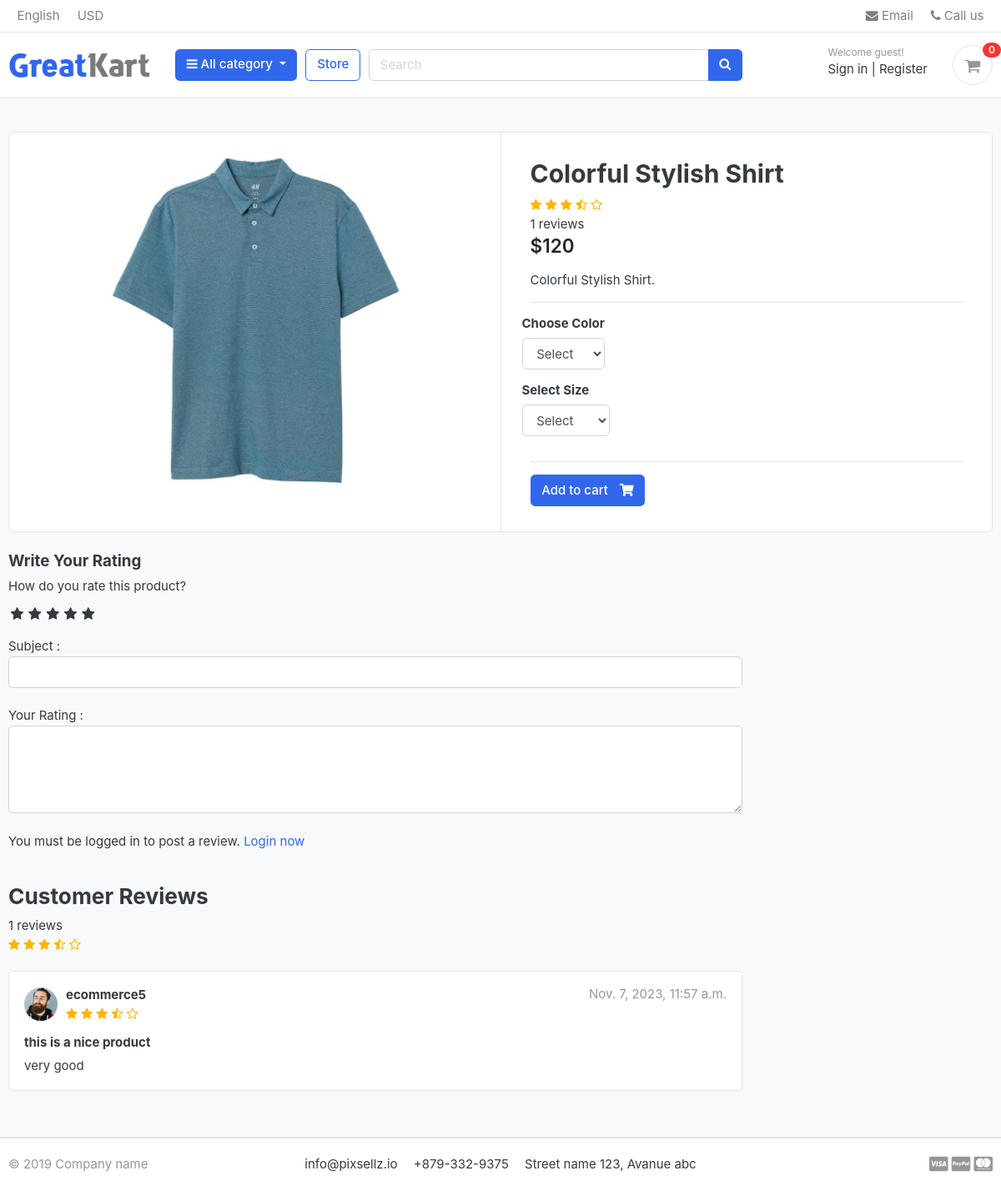
The page /store/category/t-shirt/colorful-stylish-shirt/ on the database as committed earlier.
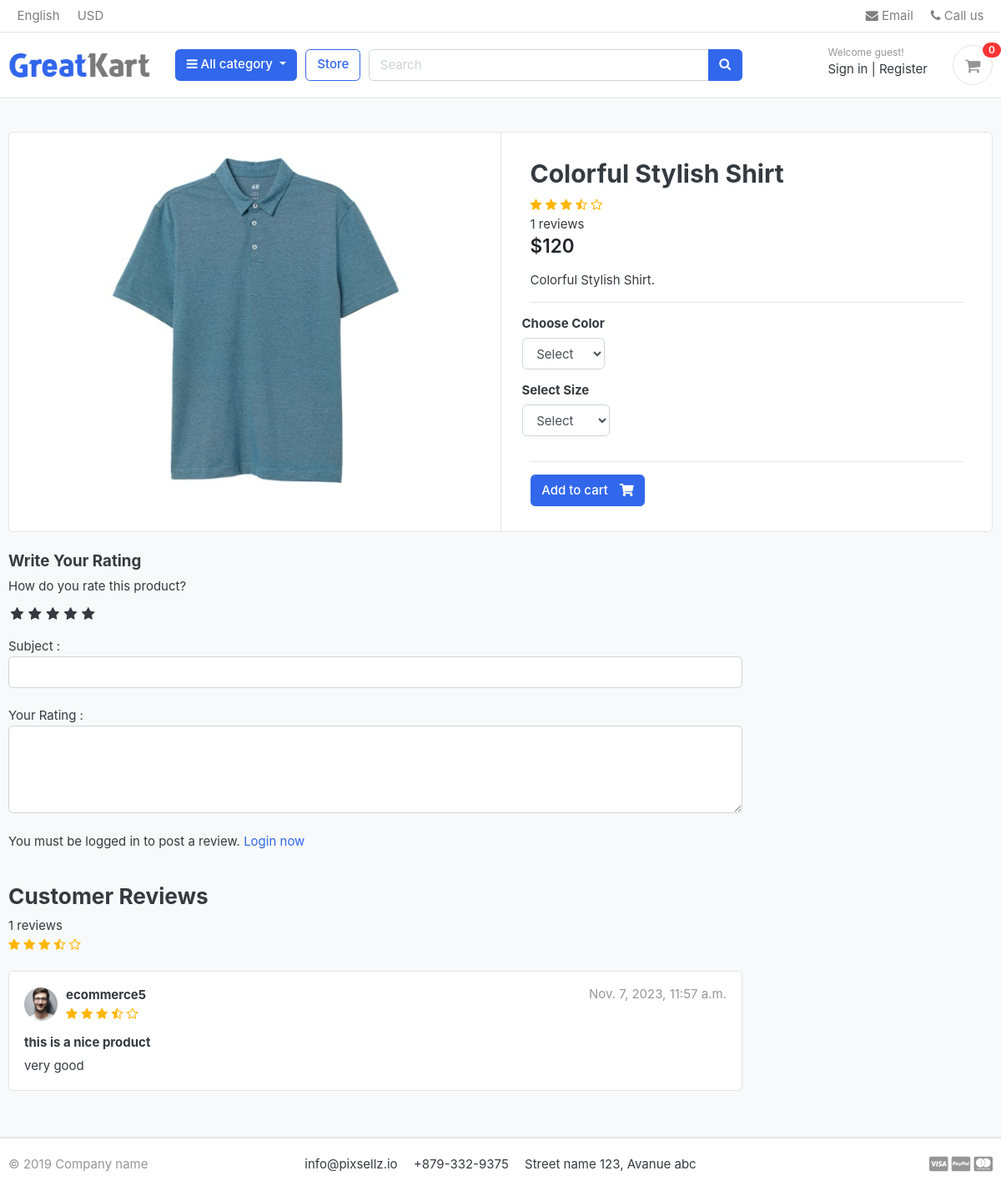
The same page on the database as committed later.
### store/models.py (models this page shows, shortened)
class ReviewRating(models.Model):
    user = models.ForeignKey(User, on_delete=models.CASCADE)
    product = models.ForeignKey(Product, on_delete=models.CASCADE)
    subject = models.CharField(max_length=500 , blank=True)
    review = models.TextField(max_length=500 , blank=True)
    rating = models.FloatField()
    ip = models.CharField( max_length=50 , blank=True)
    status = models.BooleanField(default=True)
    created_at = models.DateTimeField( auto_now_add=True)
    updated_at = models.DateTimeField( auto_now=True)

### accounts/models.py (models this page shows, shortened)
class Profile(models.Model):
    user = models.OneToOneField(User,on_delete=models.CASCADE)
    phone_number = models.CharField(max_length=20)
    headline = models.CharField(max_length=50 , blank=True, null=True)
    address = models.CharField(max_length=50)
    image = models.ImageField(upload_to='users/')
    about = models.TextField(max_length=4000 , blank=True , null=True)
    fb_link = models.URLField( max_length=200 , blank=True , null=True)
    twitter_link = models.URLField( max_length=200, blank=True , null=True)
    instagram_link = models.URLField( max_length=200, blank=True , null=True)
    linked_in_link = models.URLField( max_length=200, blank=True , null=True)

### store/views.py (the view)
# urls.py: path('category/<slug:category_slug>/<slug:product_slug>/',views.product_detail ,name='product_detail'),
def product_detail(request,category_slug,product_slug):
    try :
        single_product = Product.objects.get(category__slug=category_slug,slug=product_slug)
        in_cart = CartItem.objects.filter(cart__cart_id=_cart_id(request),product=single_product).exists()
    except Exception as e:
        raise e
    if request.user.is_authenticated:
        try:
            orderproduct = OrderProduct.objects.filter(user=request.user , product_id=single_product.id).exists()
        except OrderProduct.DoesNotExist:
            orderproduct = None
    else :
        orderproduct = None
    reviews = ReviewRating.objects.filter(product_id=single_product.id , status=True)
    context = {
        'single_product':single_product,
        'in_cart':in_cart,
        'orderproduct':orderproduct,
        'reviews':reviews,
    }
    return render(request,'store/product_detail.html',context)

### carts/context_processors.py (called while the page is built)
def counter(request):
    cart_count = 0
    if 'admin' in request.path:
        return{}
    else :
        try :
            cart = Cart.objects.filter(cart_id=_cart_id(request))
            if request.user.is_authenticated:
                cart_items = CartItem.objects.all().filter(user=request.user)
            else :
                cart_items = CartItem.objects.all().filter(cart=cart[:1])
            for cart_item in cart_items:
                cart_count+=cart_item.quantity
        except Cart.DoesNotExist:
            cart_count=0
    return dict(cart_count=cart_count)

### carts/views.py (called while the page is built)
def _cart_id(request):
    cart = request.session.session_key
    if not cart:
        cart = request.session.create()
    return cart

### category/context_processor.py (called while the page is built)
def menu_links(request):
    links = Category.objects.all()
    return dict(links=links)

### category/models.py (called while the page is built)
    def get_url(self):
        return reverse('store:product_by_category',args=[self.slug])

    def __str__(self):
        return str(self.name)

### store/models.py (called while the page is built)
    def count_review(self):
        reviews = ReviewRating.objects.filter(product=self , status=True).aggregate(count=Count('id'))
        count = 0
        if reviews['count'] is not None:
            count = int(reviews['count'])
        return count

### store/templates/store/product_detail.html (shortened to what the changed rows need)
{% extends 'base.html' %}
{% load static %}
{% block body %}
<section class="section-content padding-y bg">
    <div class="container">
        <div class="card">
            <div class="row no-gutters">
                <main class="col-md-6 border-left">
                    <form action="{% url 'carts:add_cart' single_product.id %}" method="POST">
                        <article class="content-body">
                            <h2 class="title">{{single_product.name}}</h2>
                        </article>
                    </form>
                </main>
            </div>
        </div>
        <br>
        <div class="row">
            <div class="col-md-9">
                <br>
                {% for review in reviews %}
                <article class="box mb-3">
                    <div class="icontext w-100">
                        <img src="{{review.user.profile.image.url}}" class="img-xs icon rounded-circle">
                        <div class="text">
                            <span class="date text-muted float-md-right">{{review.updated_at}} </span>
                            <h6 class="mb-1">{{review.user.username}} </h6>
                            <div class="rating-star">
                                <span>
                                    <i class="fa fa-star{% if review.rating == 0.5%}-half-o{% elif review.rating < 1%}-o{%endif%}"
                                        aria-hidden="true"></i>
                                    <i class="fa fa-star{% if review.rating == 1.5%}-half-o{% elif review.rating < 2%}-o{%endif%}"
                                        aria-hidden="true"></i>
                                    <i class="fa fa-star{% if review.rating == 2.5%}-half-o{% elif review.rating < 3%}-o{%endif%}"
                                        aria-hidden="true"></i>
                                    <i class="fa fa-star{% if review.rating == 3.5%}-half-o{% elif review.rating < 4%}-o{%endif%}"
                                        aria-hidden="true"></i>
                                    <i class="fa fa-star{% if review.rating == 4.5%}-half-o{% elif review.rating < 5%}-o{%endif%}"
                                        aria-hidden="true"></i>
                                </span>
                            </div>
                        </div>
                    </div>
                    <div class="mt-3">
                        <h6>{{review.subject}}</h6>
                        <p>
                            {{review.review}}
                        </p>
                    </div>
                </article>
                {% endfor %}
            </div>
        </div>
    </div>
</section>
{% endblock body %}

Rows that differ between the two databases and show on the page:
changed through a linked row, ReviewRating "this is a nice product": user.profile.image: a different picture
